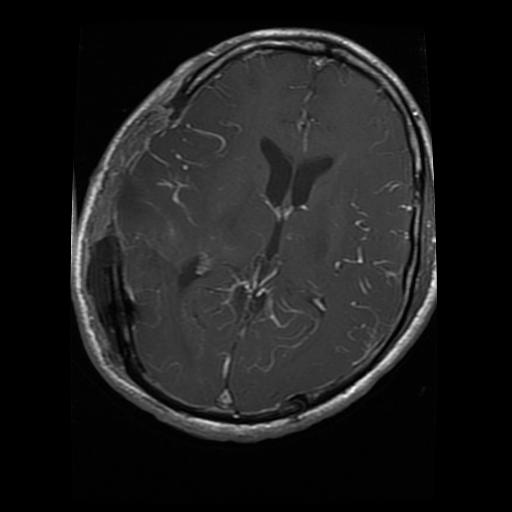
#> input picture brain_tumor_dataset/yes/Te-gl_0079.jpg, 512 x 512 px; its folder holds 4 pictures in this run
$ jupyter execute --allow-errors tumor_tespiti.ipynb
#> lines starting #> are read from the running program, lines starting #| are printed output that depends on the picture
[cell 1]
import numpy as np
import torch
from torch.utils.data import Dataset, DataLoader, ConcatDataset
import glob
import matplotlib.pyplot as plt
from sklearn.metrics import confusion_matrix, accuracy_score
from sklearn.model_selection import train_test_split
import cv2
import random
import sys

[cell 2]
print("PyTorch Version:", torch.__version__)
print("CUDA Available: ", torch.cuda.is_available())
#> (this line was passed over: torch is not available in this run)
print("CUDA Device Name: ", torch.cuda.get_device_name(0) if torch.cuda.is_available() else "No CUDA Device")
#> (this line was passed over: torch is not available in this run)

# Verilerin Okunması

[cell 3]
tumor = []
healthy = []

for f in glob.iglob("./brain_tumor_dataset/yes/*.jpg"):
    img = cv2.imread(f)
#> img is the input picture: shape (512, 512, 3); min 0, max 255, mean 29.2
    img = cv2.resize(img, (128, 128))
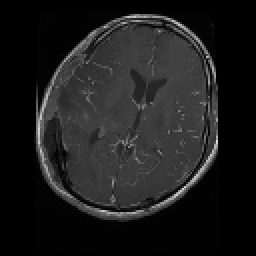
#> img: shape (128, 128, 3) (shown 2 times larger); min 0, max 225, mean 29.2
    b, g, r = cv2.split(img)
    img = cv2.merge([r, g, b])
    tumor.append(img)
#> pass 2 of the loop `for f in glob.iglob("./brain_tumor_dataset/yes/*.jpg"):`:
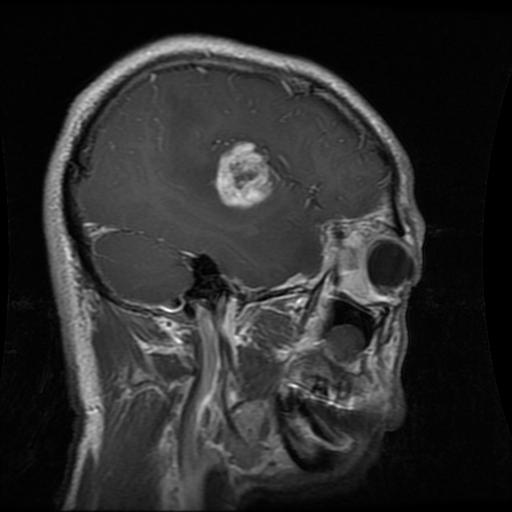
#> input picture brain_tumor_dataset/yes/Te-gl_0150.jpg, 512 x 512 px
#> img is the input picture: shape (512, 512, 3); min 0, max 255, mean 43.8
#> `img = cv2.resize(img, (128, 128))`:
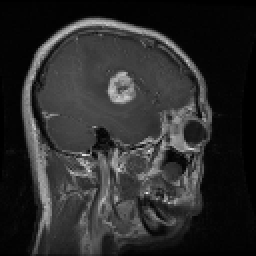
#> img: shape (128, 128, 3) (shown 2 times larger); min 0, max 225, mean 43.9
#> pass 3 of the loop `for f in glob.iglob("./brain_tumor_dataset/yes/*.jpg"):`:
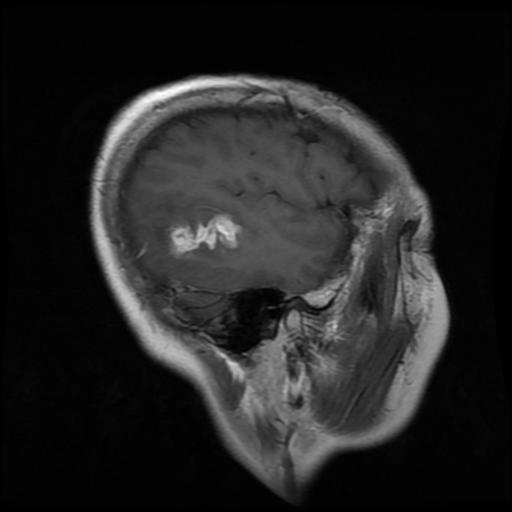
#> input picture brain_tumor_dataset/yes/Te-gl_0262.jpg, 512 x 512 px
#> img is the input picture: shape (512, 512, 3); min 0, max 255, mean 35.6
#> `img = cv2.resize(img, (128, 128))`:
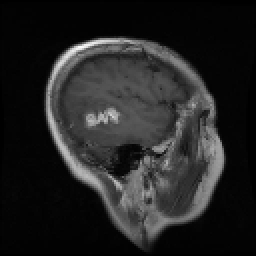
#> img: shape (128, 128, 3) (shown 2 times larger); min 0, max 251, mean 35.7
#> the loop made 4 passes; the first 3 are shown

[cell 4]
for f in glob.iglob("./brain_tumor_dataset/no/*.jpg"):
    img = cv2.imread(f)
    img = cv2.resize(img, (128, 128))
    b, g, r = cv2.split(img)
    img = cv2.merge([r, g, b])
    healthy.append(img)

[cell 5]
healthy = np.array(healthy)
#> healthy = empty array
tumor = np.array(tumor)
#> (the rest of this cell did not finish here and is left out)

#> (a cell that did not finish here is left out)

[cell 7]
np.random.choice(5,3, replace=False)

# Beyin MR Görüntülerini Görselleştirme

[cell 8]
def plot_random(num=5, health=True):
    healthy_imgs = healthy[np.random.choice(healthy.shape[0], num, replace=False)]
    tumor_imgs = tumor[np.random.choice(tumor.shape[0], num, replace=False)]

    plt.figure(figsize=(16,9))

    if health:
        for i in range(num):
            plt.subplot(1, num, i+1)
            plt.title("Sağlıklı Görüntü")
            plt.imshow(healthy_imgs[i])
            plt.axis("off")
    else:
        for i in range(num):
            plt.subplot(1, num, i+1)
            plt.title("Tümörlü Görüntü")
            plt.imshow(tumor_imgs[i])
            plt.axis("off")

#> (the rest of this cell did not finish here and is left out)

# Torch Veriseti Sınıfı Oluşturma

[cell 9]
class Dataset(object):
    def __getitem__(self, index):
        raise NotImplementedError

    def __len__(self):
        raise NotImplementedError

    def __add__(self, other):
        return ConcatDataset([self, other])

# Özel MR Veriseti Sınıfı Oluşturma

[cell 10]
class MRI(Dataset):
    def __init__(self):
        self.X_train, self.y_train, self.X_val, self.y_val = None, None, None, None

        self.mode = 'train'

        tumor = []
        healthy = []

        for f in glob.iglob("./brain_tumor_dataset/yes/*.jpg"):
            img = cv2.imread(f)
            img = cv2.resize(img, (128, 128))
            b, g, r = cv2.split(img)
            img = cv2.merge([r, g, b])
            img = img.transpose(2, 0, 1)
            tumor.append(img)
#> pass 2 of the loop in __init__, `for f in glob.iglob("./brain_tumor_dataset/yes/*.jpg"):`:
#> pass 3 of the loop in __init__, `for f in glob.iglob("./brain_tumor_dataset/yes/*.jpg"):`:
#> the loop made 4 passes; the first 3 are shown

        for f in glob.iglob("./brain_tumor_dataset/no/*.jpg"):
            img = cv2.imread(f)
            img = cv2.resize(img, (128, 128))
            b, g, r = cv2.split(img)
            img = cv2.merge([r, g, b])
            img = img.transpose(2, 0, 1)
            healthy.append(img)

        tumor = np.array(tumor, dtype=np.float32)
        healthy = np.array(healthy, dtype=np.float32)

        tumor_label = np.ones(tumor.shape[0], dtype=np.float32)
#> tumor_label = [1, 1, 1, 1]
        healthy_label = np.zeros(healthy.shape[0], dtype=np.float32)

        self.images = np.concatenate((tumor, healthy), axis=0)
        self.labels = np.concatenate((tumor_label, healthy_label), axis=0)

    def train_val_split(self):
        self.X_train, self.X_val, self.y_train, self.y_val = train_test_split(self.images, self.labels, test_size=0.2, random_state=42)

    # [15 lines left out: functions __len__, __getitem__, not called in this run]

    def normalize(self):
        self.images = self.images / 255.0

#> (a cell that did not finish here is left out)

#> (a cell that did not finish here is left out)

#> (a cell that did not finish here is left out)

# Model Oluşturmak

[cell 14]
import torch.nn as nn
import torch.nn.functional as F

class CNN(nn.Module):
    # [54 lines left out: functions _get_conv_output_size, __init__, forward, not called in this run]

#> (a cell that did not finish here is left out)

[cell 16]
eta = 0.00005
#> (the rest of this cell did not finish here and is left out)

[cell 17]
epoch_train_loss = []
epoch_val_loss = []

[cell 18]
patience = 10
best_val_loss = float('inf')
counter = 0


#> (the rest of this cell did not finish here and is left out)

[cell 19]
plt.figure(figsize=(16,9))
plt.plot(epoch_train_loss, c="b", label="Train Loss")
plt.plot(epoch_val_loss, c="r", label="Validation Loss")

plt.legend()
plt.grid()

plt.xlabel('Epochs', fontsize=20)
plt.ylabel('Loss', fontsize=20)
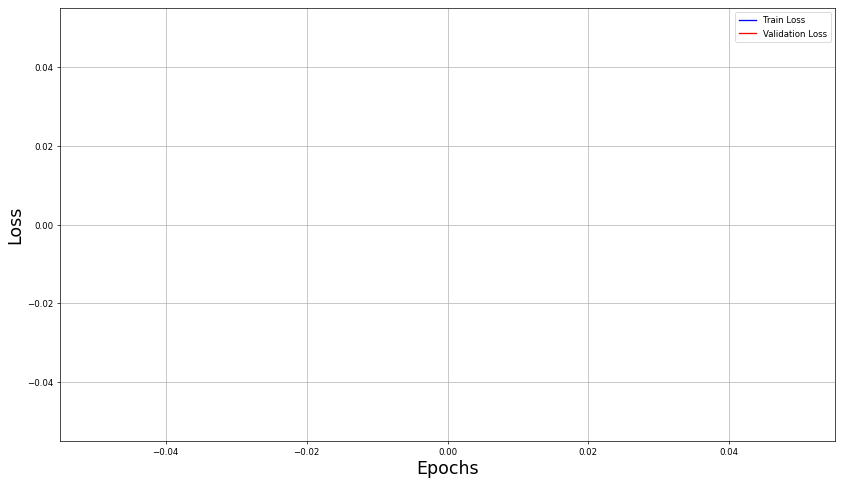
#> figure drawn by matplotlib, 1 panel
